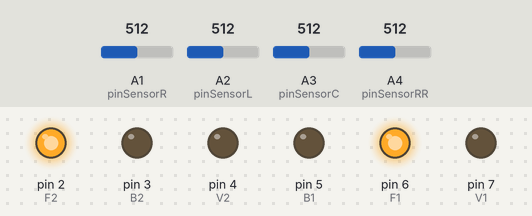
Bench run of a sketch on a simulated Arduino Uno, built with avr-gcc and run on an emulated ATmega328P. On the bench: output pins drawn as LEDs (lit = HIGH). Dashed ring = blinking. Inputs (shaded band) come from the test bench; at power-on: A3 (pinSensorC) = 512, A1 (pinSensorR) = 512, A2 (pinSensorL) = 512, A4 (pinSensorRR) = 512. What the sketch prints to the serial monitor is not drawn.

Above: at 1.2 s.
1.3 s: A3 (pinSensorC) set to 316
5.9 s: A3 (pinSensorC) set to 292
At 8.3 s:
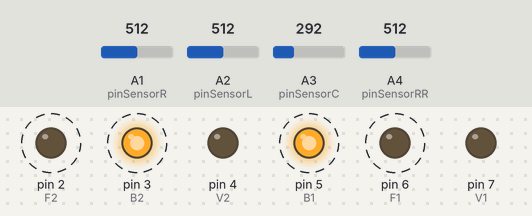
11.4 s: A1 (pinSensorR) set to 311
14.9 s: A1 (pinSensorR) set to 283
At 16.0 s:
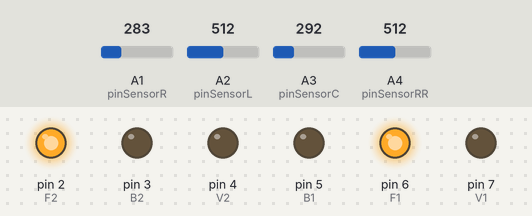
18.0 s: A1 (pinSensorR) set to 306
At 18.5 s:
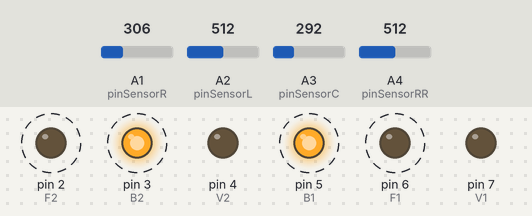
21.5 s: A2 (pinSensorL) set to 315
25.0 s: A2 (pinSensorL) set to 281
At 26.6 s:
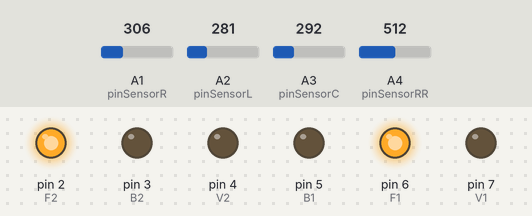
Timing chart, 0 to 28.1 s (numbered marks = the images above; inputs shaded):
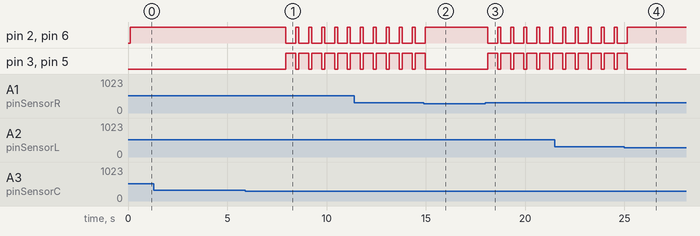

Measured:
- the behaviour switches between 301 and 300 on A3 (pinSensorC) (found by bisection; images 0 and 1)
- the behaviour switches between 300 and 299 on A1 (pinSensorR) (found by bisection; images 1 and 2)
- the behaviour switches between 300 and 299 on A2 (pinSensorL) (found by bisection; images 3 and 4)
- after the input at 1.3 s, every drawn part: stays the same
- after the input at 5.9 s, pin 2 (F2), pin 6 (F1): alternates HIGH for 0.15 s and LOW for 0.50 s, starting after 2.0 s; pin 3 (B2), pin 5 (B1): alternates HIGH for 0.50 s and LOW for 0.15 s, starting after 2.0 s
- after the input at 14.9 s, pin 2 (F2), pin 6 (F1): goes on until 15.0 s, then stays HIGH; pin 3 (B2), pin 5 (B1): goes on until 15.0 s, then stays LOW
- after the input at 18.0 s, pin 2 (F2), pin 6 (F1): alternates HIGH for 0.15 s and LOW for 0.50 s, starting after 0.13 s; pin 3 (B2), pin 5 (B1): alternates HIGH for 0.50 s and LOW for 0.15 s, starting after 0.13 s
- after the input at 25.0 s, pin 2 (F2), pin 6 (F1): goes on until 25.1 s, then stays HIGH; pin 3 (B2), pin 5 (B1): goes on until 25.1 s, then stays LOW

The sketch:

LineTrace.ino
```cpp
#define V1 7
#define F1 6
#define B1 5
#define Defo1 67
#define Defo2 90
#define slow 5
#define V2 4
#define F2 2
#define B2 3
#define Curve1 50
#define Curve2 66
#define Under1 10
#define Under2 10
#define T 10
int v1 = 0;//左の速さ
int v2 = 0;//右の速さ
int pinSensorR = 1;
int pinSensorL = 2;
int pinSensorC = 3;
int pinSensorRR = 4;
int lineCount = 0;
void setup()
{
  pinMode(pinSensorR, INPUT);
  pinMode(pinSensorL, INPUT);
  pinMode(pinSensorC, INPUT);
  pinMode(V1, OUTPUT);
  pinMode(F1, OUTPUT);
  pinMode(B1, OUTPUT);
  pinMode(V2, OUTPUT);
  pinMode(F2, OUTPUT);
  pinMode(B2, OUTPUT);
  digitalWrite(F1, LOW);
  digitalWrite(F2, LOW);
  Serial.begin(9600);
  v1 = Defo1;
  v2 = Defo2;
  //GitHubの使い方わからん！！！！！！！！！！！！
}

void loop()
{
  unsigned long now = millis();

  int valSensorR = analogRead(pinSensorR);/*220オームの抵抗で300以上で黒線*/
  int valSensorL = analogRead(pinSensorL);
  int valSensorC = analogRead(pinSensorC);
  int valSensorRR = analogRead(pinSensorRR);
  delay(100);
  if (valSensorC > 300)
  {
    v1 = Defo1;
    v2 = Defo2;
    Serial.print("default Speed1\n");
    digitalWrite(F1, HIGH);
    digitalWrite(B1, LOW);
    analogWrite(V1, v1);
    //-----------------------------------
    Serial.print("v1、v2 = ");
    Serial.print(v1);
    Serial.print(",");
    Serial.print(v2);
    Serial.print("\n");
    //--------------------------------------
    //Serial.print("front\n");             //前に進む（左車輪）

    digitalWrite(F2, HIGH);
    digitalWrite(B2, LOW);
    analogWrite(V2, v2);                                      //前に進む（右車輪）
    // Serial.print("front\n" v2);　
    if(valSensorRR > 300 && lineCount >= 2)                    //右に直角に曲がる
  {
 Serial.print("直角に曲がる\n");
 //v1 = v1 - slow;
  if (v2 < Under2 + 1)
 {
 v2 = Under2 + 1;
 }
 v2 = 0;
 if (v2 < 6)
 {
  v2 = 6;
  Serial.print("Max turn right\n");
  }
 analogWrite(V2, v2);//右に曲がる
  //-----------------------------------
  Serial.print("v1、v2 = ");
          Serial.print(v1);
          Serial.print(",");
          Serial.print(v2);
          Serial.print("\n");
            //-----------------------------------
      delay(1700);//曲がる時間
      }
    if(valSensorR > 300 && valSensorL > 300 )                                                          //全て黒
    {
      ++lineCount;
      if(lineCount % 2 == 0)
   {
    Serial.print("直角に曲がる\n");
      //v1 = v1 - slow;
 if (v1 < Under1 + 1)
 {
 v1 = Under1 + 1;
 }
 v1 = 0;

  Serial.print("Max turn left\n");
          analogWrite(V1, v1);//左に曲がる
             //-----------------------------------
          Serial.print("v1、v2 = ");
          Serial.print(v1);
          Serial.print(",");
          Serial.print(v2);
          Serial.print("\n");
              //-----------------------------------
      delay(1500);//曲がる時間
    }
     delay(200);   //カウント増加の防止
  }
    else if (valSensorR > 300 && valSensorL < 300 && v2 > Under2)                     //中央、右が黒
    {
    //v2 = v2 - slow;
      if (v2 < Under2 + 1)
      {
        v2 = Under2 + 1;
      }
      v2 = Curve2 + T;
      if (v2 < 6)
      {
        v2 = 6;
        Serial.print("Max turn right\n");
      }
      analogWrite(V2, v2);
                             //右に曲がる
      //-----------------------------------
      Serial.print("v1、v2 = ");
      Serial.print(v1);
      Serial.print(",");
      Serial.print(v2);
      Serial.print("\n");
      //-----------------------------------
    }
    else if (valSensorR < 300 && valSensorL > 300 && v1 > Under1)                  //中央、左が黒
    {

      //v1 = v1 - slow;
      if (v1 < Under1 + 1)
      {
        v1 = Under1 + 1;
      }
      v1 = Curve1 + T;
      if (v1 < 6)
      {
        v1 = 6;
        Serial.print("Max turn left\n");
      }
      analogWrite(V1, v1);//左に曲がる
      //-----------------------------------
      Serial.print("v1、v2 = ");
      Serial.print(v1);
      Serial.print(",");
      Serial.print(v2);
      Serial.print("\n");
      //-----------------------------------
    }
    else                                                                          //真ん中だけが黒判定
      {
        v1 = Defo1;
        v2 = Defo2;//元のスピードに
        Serial.print("真ん中だけが黒\n");
        analogWrite(V2, v2);//わからん
        analogWrite(V1, v1);
        //-----------------------------------
        Serial.print("v1、v2 = ");
        Serial.print(v1);
        Serial.print(",");
        Serial.print(v2);
        Serial.print("\n");
        //-----------------------------------
      }

    }
  else if (valSensorR > 300 && valSensorL < 300 && v2 > Under2)                   //右だけ黒
  {
    Serial.print("右だけが黒\n");
    //v2 = v2 - slow;
    if (v2 < Under2 + 1)
    {
      v2 = Under2 + 1;
    }
    v2 = Curve2;

    if (v2 < 6)
    {
      v2 = 6;
      Serial.print("Max turn right\n");
    }
    analogWrite(V2, v2);//右に曲がる

    //-----------------------------------
    Serial.print("v1、v2 = ");
    Serial.print(v1);
    Serial.print(",");
    Serial.print(v2);
    Serial.print("\n");
    //-----------------------------------
  }
  else if (valSensorR < 300 && valSensorL > 300 && v1 > Under1)                     //左だけ黒
  {
    Serial.print("左だけが黒\n");
    //v1 = v1 - slow;
    if (v1 < Under1 + 1)
    {
      v1 = Under1 + 1;
    }
    v1 = Curve1;
    if (v1 < 6)
    {
      v1 = 6;
      Serial.print("Max turn left\n");
    }
    analogWrite(V1, v1);//左に曲がる
    //-----------------------------------
    Serial.print("v1、v2 = ");
    Serial.print(v1);
    Serial.print(",");
    Serial.print(v2);
    Serial.print("\n");
    //-----------------------------------
  }

  else                                                                               //全部白
  {
    v1 = Defo1;
    v2 = Defo2;//元のスピードに
    digitalWrite(F1, LOW);
    digitalWrite(B1, HIGH);
    digitalWrite(F2, LOW);
    digitalWrite(B2, HIGH);

    Serial.print("全部白\n");
    analogWrite(V2, v2);
    analogWrite(V1, v1);
    delay(500);
    digitalWrite(F1, HIGH);
    digitalWrite(B1, LOW);
     digitalWrite(F2, HIGH);
    digitalWrite(B2, LOW);
    //-----------------------------------
    Serial.print("v1、v2 = ");
    Serial.print(v1);
    Serial.print(",");
    Serial.print(v2);
    Serial.print("\n");
    Serial.println("");
    //-----------------------------------
  }
  delay(50);
}
```
